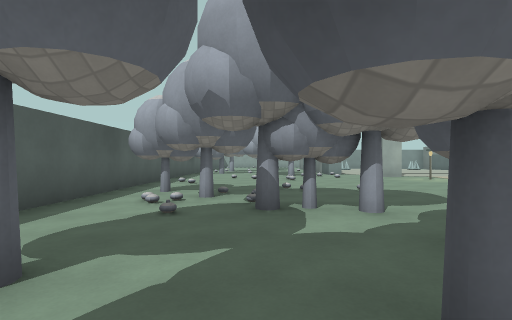
View 1 (above)

24 first-person views from a walk through a 3-D level made in the Godot game engine. The camera is 1.4 m above the floor, looks level and sees 85° across. The floor is counted in squares, 2 m on a side. Each view is taken from the middle of a square. On the plan, view 1 faces up. The plan holds only what a view shows up to about 9 squares ahead; the rest is blank. The place goes on beyond the plan. Surface patterns are stand-ins for the level's own textures.

View 2
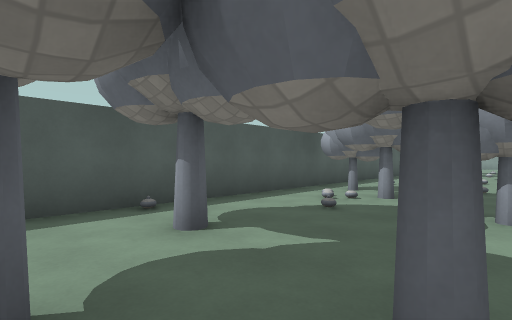

View 3
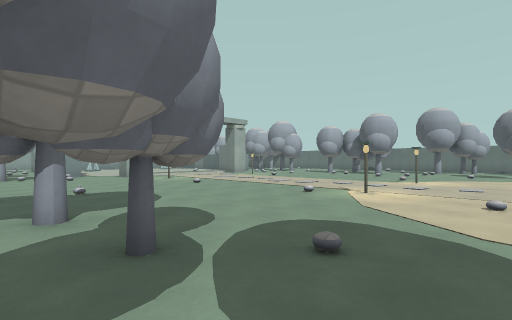

View 4
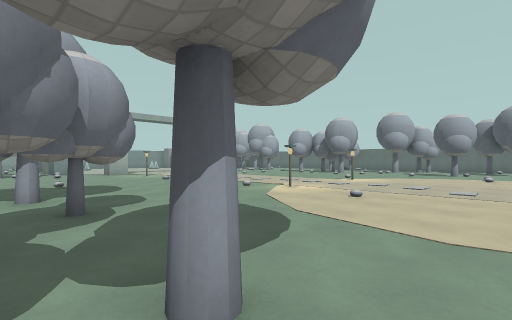

View 5
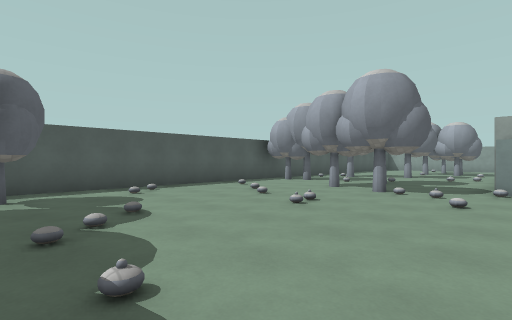

View 6
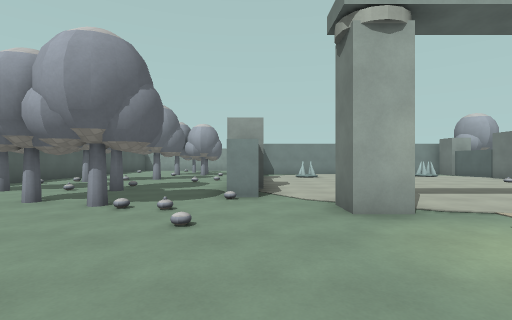

View 7
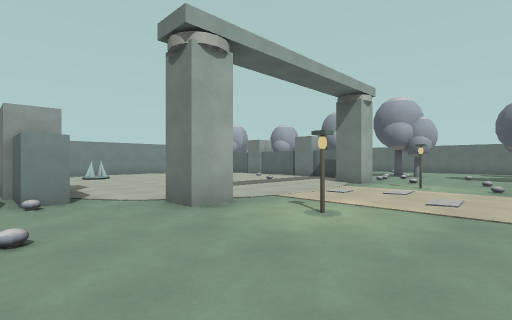

View 8
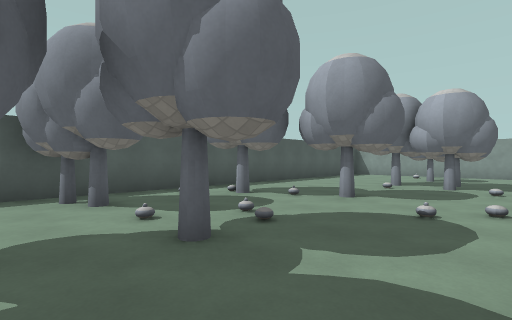

View 9
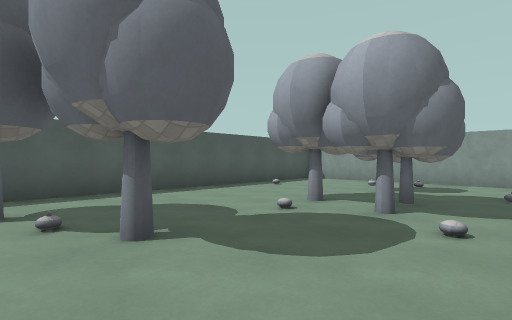

View 10
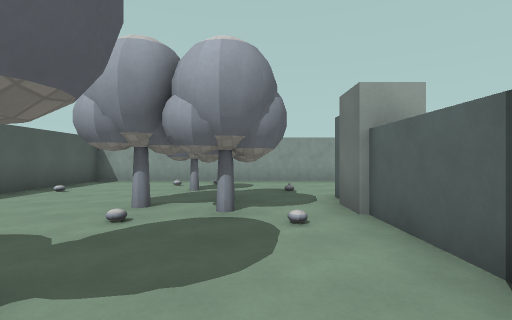

View 11
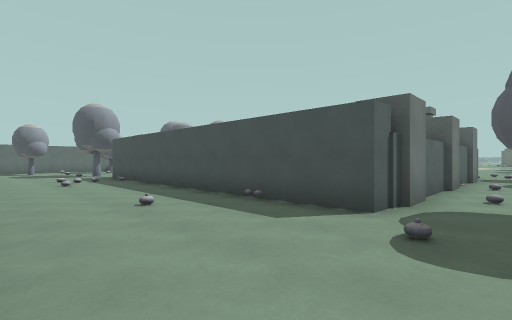

View 12
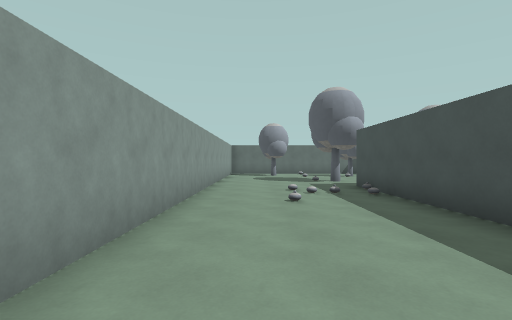

View 13
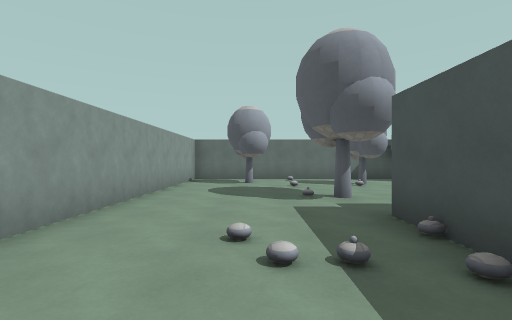

View 14
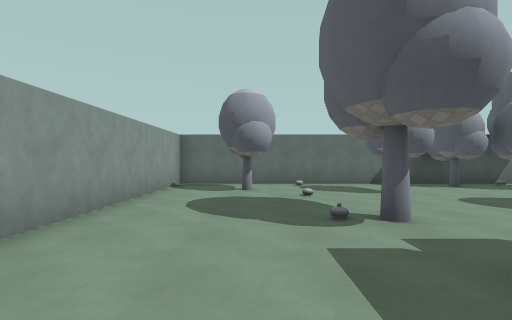

View 15
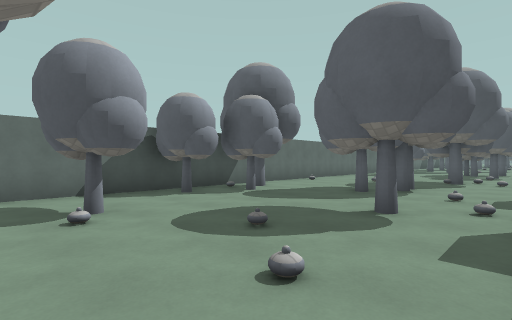

View 16
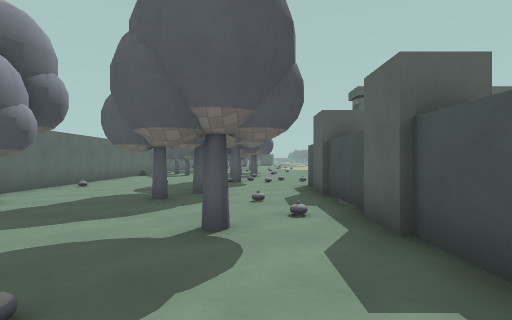

View 17
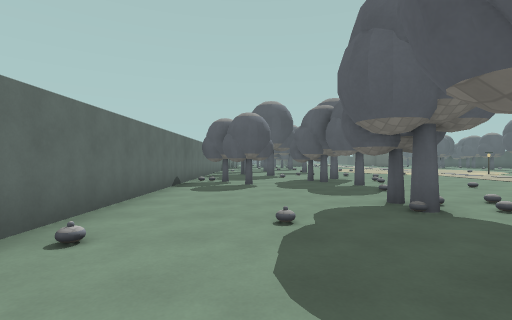

View 18
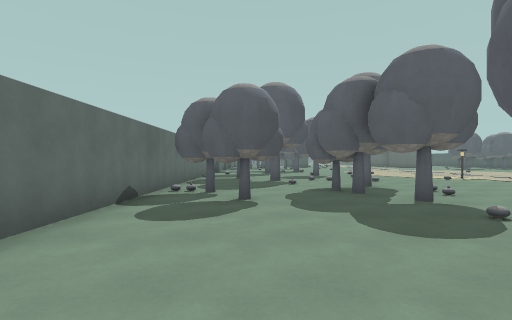

View 19
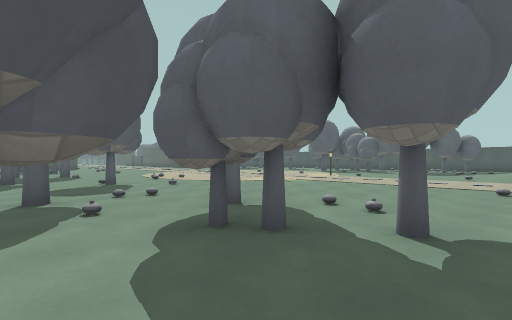

View 20
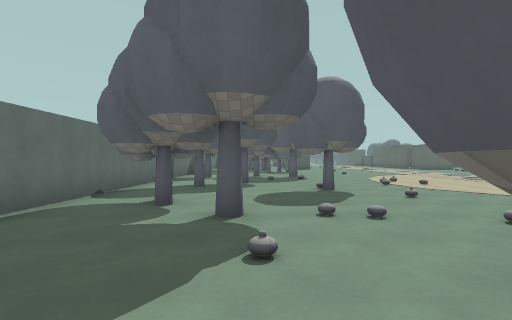

View 21
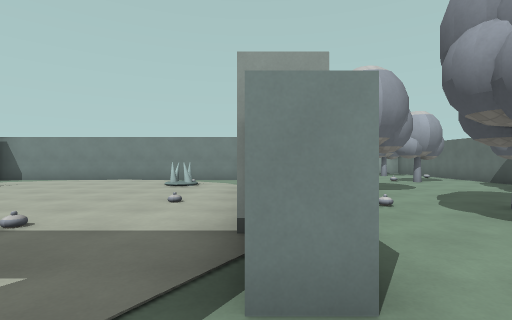

View 22
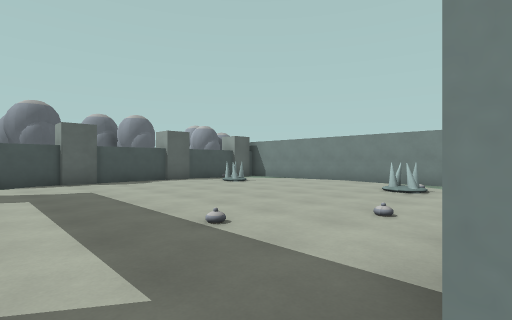

View 23
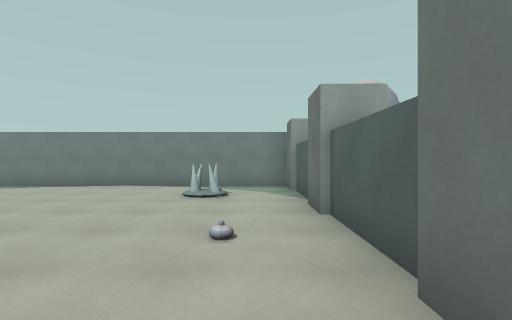

View 24
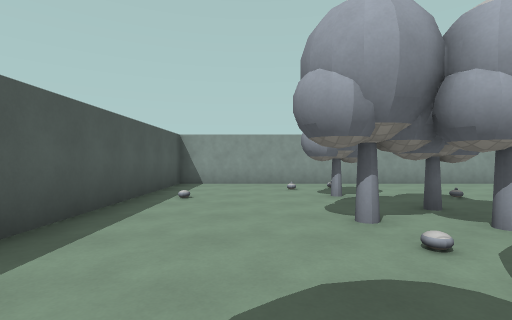

### Floor plan
Key: @ floor where view 1 was taken; # wall or solid block; . floor; = window, fence, low wall or low ledge; T thing the floor can be seen under or through.
Columns run from 4 left of view 1 to 21 right of it. Each row starts with its distance up from view 1.
 27 ##########################
 26 #........................#
 25 #........................#
 24 #......................#.#
 23 #........................#
 22 #....#..##########.#.....#
 21 #...#.#.#........#....#..#
 20 #.......# .....=.#.......#
 19 #.......# =....=.#.....#.#
 18 #...#...#........#.#.....#
 17 #.#.....#........#.....#.#
 16 #.......#........#...#...#
 15 #.......#........#..#....#
 14 #.#..#..#........#.......#
 13 #...#....................#
 12 #.....#...#....# ...#....#
 11 #........................#
 10 #.........#....#.........#
  9 #........................#
  8 #..................#..#..#
  7 #...................#..#.#
  6 #.#................#.....#
  5 #..T.....................#
  4 #...TT...................#
  3 #....................#...#
  2 #.#...#....#..#........#.#
  1 #....#...................#
  0 #..#@..............#...#.#
 -1      .#..................#
 -2      .................   #

Where each view was taken, in squares from view 1:
view 1: 0 up, 0 right, facing up
view 2: 0 up, 1 right, facing up-left
view 3: 0 up, 1 right, facing up-right
view 4: 2 down, 1 right, facing up-right
view 5: 6 up, 4 right, facing up-left
view 6: 8 up, 4 right, facing up
view 7: 8 up, 3 right, facing up-right
view 8: 13 up, 3 right, facing up-left
view 9: 17 up, 3 right, facing up-left
view 10: 17 up, 2 right, facing up
view 11: 26 up, 2 right, facing down-right
view 12: 25 up, 6 right, facing right
view 13: 24 up, 10 right, facing right
view 14: 24 up, 12 right, facing right
view 15: 22 up, 14 right, facing down-right
view 16: 21 up, 15 right, facing down
view 17: 16 up, 18 right, facing down
view 18: 13 up, 18 right, facing down
view 19: 9 up, 18 right, facing down-left
view 20: 7 up, 17 right, facing down
view 21: 12 up, 13 right, facing up
view 22: 13 up, 13 right, facing up-left
view 23: 14 up, 12 right, facing up
view 24: 18 up, 1 left, facing up
